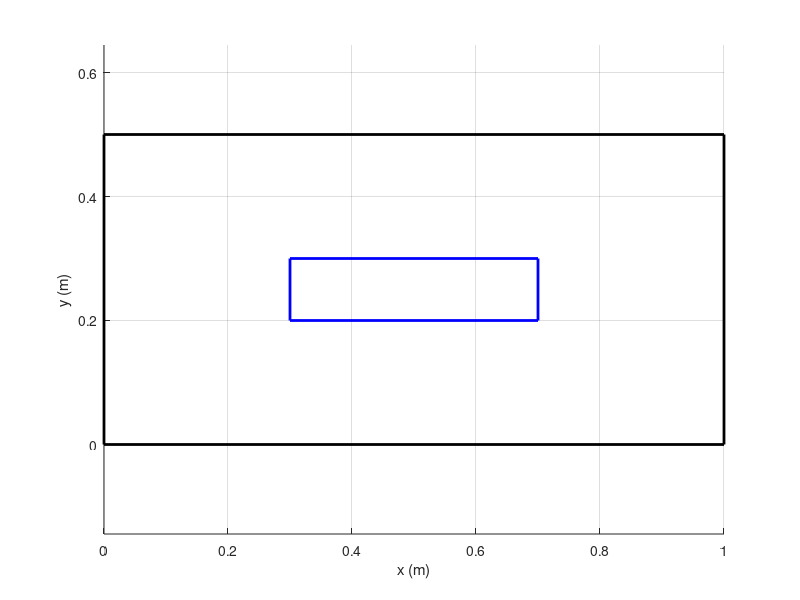
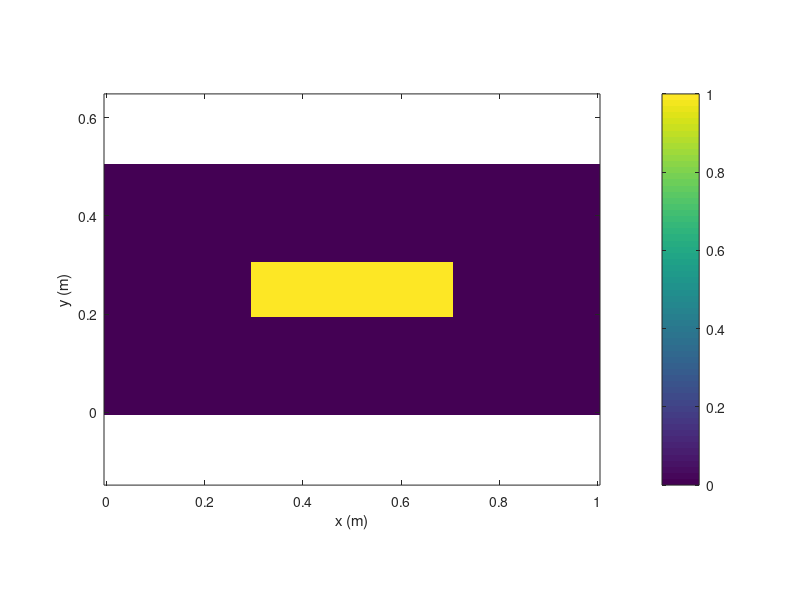

Source code (MATLAB) for these figures, in order:
%% geometry
A = [0 0];
B = [1 0];
C = [1 .5];
D = [0 0.5];

E = [0.3 0.2];
F = [0.7 0.2];
G = [0.7 0.3];
H = [0.3 0.3];

figure; hold on;
plot([A(1) B(1) C(1) D(1) A(1)],[A(2) B(2) C(2) D(2) A(2)],'k-','linewidth',2);
plot([E(1) F(1) G(1) H(1) E(1)],[E(2) F(2) G(2) H(2) E(2)],'b-','linewidth',2);
xlabel('x (m)'); ylabel('y (m)'); axis tight equal; grid on;

%% meshes 
xg = linspace(A(1), B(1), 101);
yg = linspace(A(2), D(2), 51);

Nx = length(xg); dx = (B(1) - A(1))/(Nx - 1);
Ny = length(yg); dy = (D(2) - A(2))/(Ny - 1);

Eid = [round((E(1) - A(1))/dx) + 1, round((E(2) - A(2))/dy) + 1];
Fid = [round((F(1) - A(1))/dx) + 1, round((F(2) - A(2))/dy) + 1];
Gid = [round((G(1) - A(1))/dx) + 1, round((G(2) - A(2))/dy) + 1];
Hid = [round((H(1) - A(1))/dx) + 1, round((H(2) - A(2))/dy) + 1];

%% assign boundary and initial values
V = zeros(Nx,Ny);
V(Eid(1):Fid(1),Eid(2):Hid(2)) = 1; % rectangular region EFGH
% V(1:Nx,1) = -1; % AB edge

% plot out the initial value
figure; imagesc(xg,yg,V'); axis xy tight equal; colorbar;
xlabel('x (m)'); ylabel('y (m)');

%% Solve V using the iterative solution